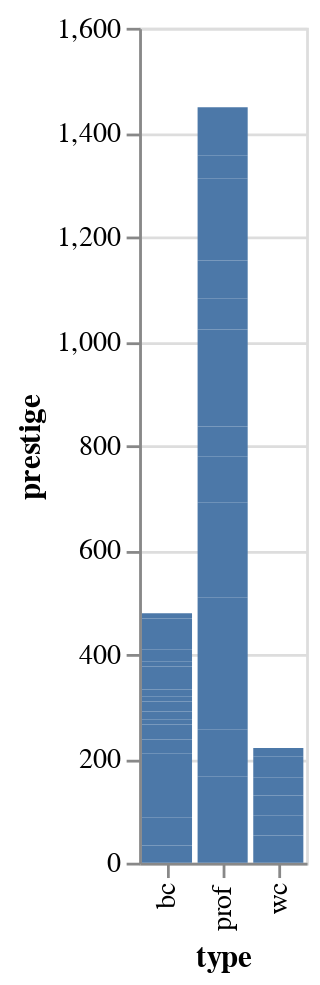

The code cell stored with this chart in its notebook:
### Code cell
import altair as alt
alt.Chart(df).mark_bar().encode(
    x= "type",
    y="prestige"
)

### Figure 1 — Vega-Lite specification as saved in the notebook (floating-point values rounded to 4 significant figures)
{"config": {"view": {"continuousWidth": 300, "continuousHeight": 300}}, "data": {"name": "data-6c3c4fe8ce6d318dd60bd5b8762eae0a"}, "mark": {"type": "bar"}, "encoding": {"x": {"field": "type", "type": "nominal"}, "y": {"field": "prestige", "type": "quantitative"}}, "$schema": "https://vega.github.io/schema/vega-lite/v5.20.1.json", "datasets": {"data-6c3c4fe8ce6d318dd60bd5b8762eae0a": [{"type": "prof", "income": 62, "education": 86, "prestige": 82}, {"type": "prof", "income": 72, "education": 76, "prestige": 83}, {"type": "prof", "income": 75, "education": 92, "prestige": 90}, {"type": "prof", "income": 55, "education": 90, "prestige": 76}, {"type": "prof", "income": 64, "education": 86, "prestige": 90}, {"type": "prof", "income": 21, "education": 84, "prestige": 87}, {"type": "prof", "income": 64, "education": 93, "prestige": 93}, {"type": "prof", "income": 80, "education": 100, "prestige": 90}, {"type": "wc", "income": 67, "education": 87, "prestige": 52}, {"type": "prof", "income": 72, "education": 86, "prestige": 88}, {"type": "prof", "income": 42, "education": 74, "prestige": 57}, {"type": "prof", "income": 76, "education": 98, "prestige": 89}, {"type": "prof", "income": 76, "education": 97, "prestige": 97}, {"type": "prof", "income": 41, "education": 84, "prestige": 59}, {"type": "prof", "income": 48, "education": 91, "prestige": 73}, {"type": "wc", "income": 76, "education": 34, "prestige": 38}, {"type": "prof", "income": 53, "education": 45, "prestige": 76}, {"type": "prof", "income": 60, "education": 56, "prestige": 81}, {"type": "prof", "income": 42, "education": 44, "prestige": 45}, {"type": "prof", "income": 78, "education": 82, "prestige": 92}, {"type": "wc", "income": 29, "education": 72, "prestige": 39}, {"type": "wc", "income": 48, "education": 55, "prestige": 34}, {"type": "wc", "income": 55, "education": 71, "prestige": 41}, {"type": "wc", "income": 29, "education": 50, "prestige": 16}, {"type": "bc", "income": 21, "education": 23, "prestige": 33}, {"type": "bc", "income": 47, "education": 39, "prestige": 53}, {"type": "bc", "income": 81, "education": 28, "prestige": 67}, {"type": "bc", "income": 36, "education": 32, "prestige": 57}, {"type": "bc", "income": 22, "education": 22, "prestige": 26}, {"type": "bc", "income": 44, "education": 25, "prestige": 29}, {"type": "bc", "income": 15, "education": 29, "prestige": 10}, {"type": "bc", "income": 7, "education": 7, "prestige": 15}, {"type": "bc", "income": 42, "education": 26, "prestige": 19}, {"type": "bc", "income": 9, "education": 19, "prestige": 10}, {"type": "bc", "income": 21, "education": 15, "prestige": 13}, {"type": "bc", "income": 21, "education": 20, "prestige": 24}, {"type": "bc", "income": 16, "education": 26, "prestige": 20}, {"type": "bc", "income": 16, "education": 28, "prestige": 7}, {"type": "bc", "income": 9, "education": 17, "prestige": 3}, {"type": "bc", "income": 14, "education": 22, "prestige": 16}, {"type": "bc", "income": 12, "education": 30, "prestige": 6}, {"type": "bc", "income": 17, "education": 25, "prestige": 11}, {"type": "bc", "income": 7, "education": 20, "prestige": 8}, {"type": "bc", "income": 34, "education": 47, "prestige": 41}, {"type": "bc", "income": 8, "education": 32, "prestige": 10}]}}
